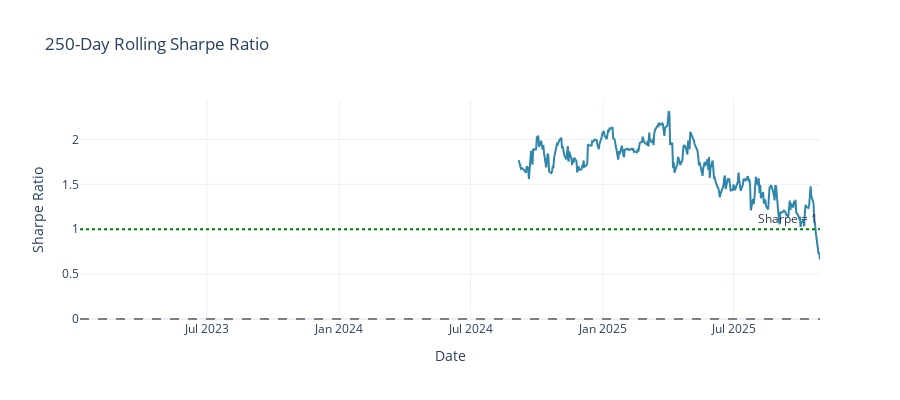

Notebook code cell kept with this figure:
### Code cell
# 5. Rolling Sharpe Ratio
returns = equity_curve['equity'].pct_change().dropna()
window = 250  # 20-day rolling window

if len(returns) > window:
    rolling_sharpe = returns.rolling(window).mean() / returns.rolling(window).std() * np.sqrt(252)
    
    fig5 = go.Figure()
    
    fig5.add_trace(go.Scatter(
        x=rolling_sharpe.index,
        y=rolling_sharpe,
        name='Rolling Sharpe',
        line=dict(color='#2E86AB', width=2)
    ))
    
    fig5.add_hline(y=0, line_dash="dash", line_color="gray")
    fig5.add_hline(y=1, line_dash="dot", line_color="green", annotation_text="Sharpe = 1")
    
    fig5.update_layout(
        title=f'{window}-Day Rolling Sharpe Ratio',
        xaxis_title='Date',
        yaxis_title='Sharpe Ratio',
        template='plotly_white',
        height=400
    )
    
    fig5.show()
    print('Chart 5: Rolling Sharpe Ratio ✓')
else:
    print('Insufficient data for rolling Sharpe')

### Figure 1 — Plotly figure (JSON) as saved in the notebook; plotly's stock layout.template omitted (floating-point values rounded to 4 significant figures; data arrays with more than 128 entries replaced by an {"elided": "..."} marker saying what was removed)
{"data": [{"line": {"color": "#2E86AB", "width": 2}, "name": "Rolling Sharpe", "type": "scatter", "x": {"elided": "539 str values"}, "y": {"elided": "539 float values"}}], "layout": {"annotations": [{"showarrow": false, "text": "Sharpe = 1", "x": 1, "xanchor": "right", "xref": "x domain", "y": 1, "yanchor": "bottom", "yref": "y"}], "height": 400, "shapes": [{"line": {"color": "gray", "dash": "dash"}, "type": "line", "x0": 0, "x1": 1, "xref": "x domain", "y0": 0, "y1": 0, "yref": "y"}, {"line": {"color": "green", "dash": "dot"}, "type": "line", "x0": 0, "x1": 1, "xref": "x domain", "y0": 1, "y1": 1, "yref": "y"}], "title": {"text": "250-Day Rolling Sharpe Ratio"}, "xaxis": {"title": {"text": "Date"}}, "yaxis": {"title": {"text": "Sharpe Ratio"}}}}
